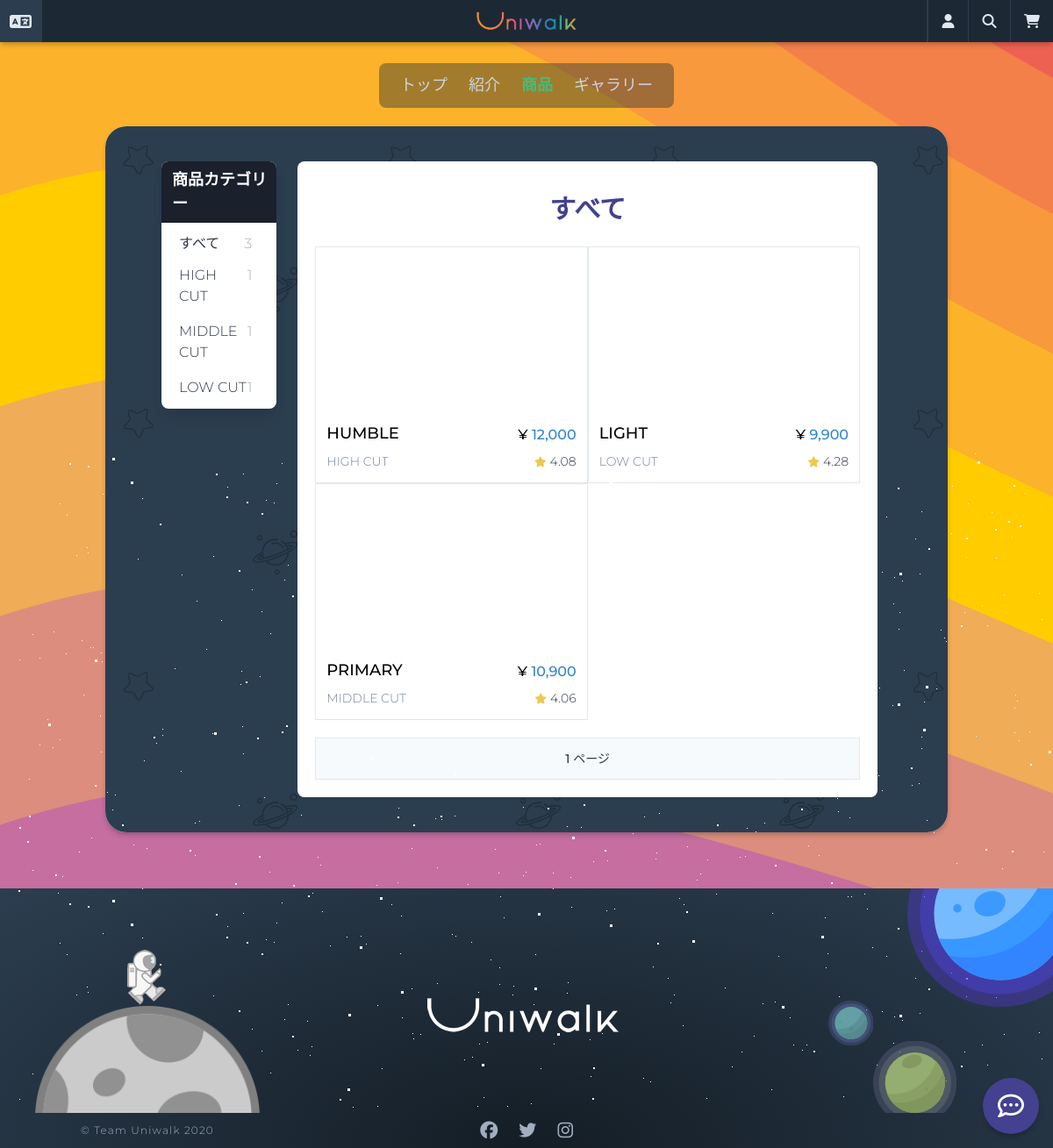
Screenshot of /products/list/ with the database file from the repository.
### products/models.py (models this page shows, shortened)
class Category(core_models.TimeStampedModel):
    product_type = models.CharField(_("商品タイプ名"), max_length=20)
    type_code = models.CharField(_("タイプコード"), max_length=2)
    class Meta:
        verbose_name = _("カテゴリー")
        verbose_name_plural = _("カテゴリー")
    def __str__(self):
        return self.product_type

class Product(core_models.TimeStampedModel):
    name = models.CharField(_("商品名"), max_length=50)
    category = models.ForeignKey(
        "Category",
        verbose_name=_("商品カテゴリー"),
        related_name="product",
        on_delete=models.CASCADE,
    )
    price = models.DecimalField(_("価格"), decimal_places=0, max_digits=6)
    description = models.TextField(_("詳細説明"))
    is_active = models.BooleanField(_("販売中"), null=False, default=True)
    product_number = models.CharField(
        _("番号"), max_length=40, default=create_product_code, blank=True, null=True
    )
    product_code = models.CharField(_("商品番号"), max_length=40, blank=True, null=True)
    def total_rating(self):
        all_reviews = self.reviews.all()
        all_ratings = 0
        if len(all_reviews) > 0:
            for review in all_reviews:
                all_ratings += review.rate
            return round(all_ratings / len(all_reviews), 2)
        return 0
    total_rating.short_description = _("評点")
    @property
    def first_image(self):
        try:
            (image,) = self.images.all()[:1]
            return image.image.url
        except ValueError:
            return None
    class Meta:
        ordering = ("-created",)
        verbose_name = _("商品")
        verbose_name_plural = _("商品")

class Image(core_models.TimeStampedModel):
    image = models.ImageField(_("イメージ"), upload_to="product_images")
    product = models.ForeignKey(
        "Product", verbose_name=_("商品"), related_name="images", on_delete=models.CASCADE
    )
    class Meta:
        verbose_name = _("商品イメージ")
        verbose_name_plural = _("商品イメージ")

### reviews/models.py (models this page shows, shortened)
class Review(core_models.TimeStampedModel):
    product = models.ForeignKey(
        "products.Product",
        verbose_name=_("商品"),
        related_name="reviews",
        on_delete=models.CASCADE,
    )
    user = models.ForeignKey(
        "users.User", verbose_name=_("ユーザー"), on_delete=models.CASCADE
    )
    title = models.CharField(_("タイトル"), max_length=50)
    text = models.TextField(_("本文"))
    rate = models.PositiveIntegerField(
        _("評点"), default=0, validators=[MaxValueValidator(5)]
    )
    class Meta:
        verbose_name = _("レビュー")
        verbose_name_plural = _("レビュー")

### products/views.py (the view)
# urls.py: path("list/", views.ProductListView.as_view(), name="list"),
class ProductListView(ListView):
    model = models.Product
    paginate_by = 9
    context_object_name = "products"
    extra_context = {
        "count": len(models.Product.objects.all()),
        "categories": models.Category.objects.all(),
    }
    template_name = "products/product-list.html"
    def get_queryset(self):
        if self.kwargs.get("pk"):
            return models.Product.objects.filter(
                category_id=self.kwargs.get("pk")
            ).order_by("-created")
        return models.Product.objects.all().order_by("-created")

### carts/context_processors.py (called while the page is built)
def counter(request):
    item_count = 0
    if "admin" in request.META["PATH_INFO"]:
        return {}
    else:
        try:
            cart = Cart.objects.get(session_key=_session_key(request))
            cart_items = CartItem.objects.all().filter(cart=cart, active=True)
            for cart_item in cart_items:
                item_count += cart_item.quantity
        except Cart.DoesNotExist:
            item_count = 0
    return dict(item_count=item_count)

### carts/views.py (called while the page is built)
def _session_key(request):
    cart = request.session.session_key
    if not cart:
        cart = request.session.create()
    return cart

### templates/products/product-list.html (shortened to what this page needs)
{% extends "base.html" %}
{% load i18n static humanize %}
{% block content %}
<div class="min-h-75vh rounded-xl mx-auto"
    style="background-image: url({% static 'images/pattern.svg' %}); background-repeat: repeat;">
    <div class="flex p-10">
        <div class="w-1/6 shadow-lg bg-white rounded-lg ml-6 mr-3 h-2/3">
            <h2 class="text-lg font-extrabold py-2 mb-1 pl-3 bg-gray-900 text-white rounded-t-lg capitalize">
                {% trans '商品カテゴリー' %}
            </h2>
            <ul class="px-4">
                <li class="flex justify-between py-2 text-base pr-3 p-1">
                    <a href="{% url 'products:list' %}" class="capitalize">{% trans 'すべて' %}</a>
                    <span class="text-gray-500">{{ count }}</span>
                </li>
                {% for category in categories %}
                <li class="flex justify-between mb-2 text-base pr-3 p-1">
                    <a href="{% url 'products:list-category' category.pk %}">{{ category }}</a>
                    <span class="text-gray-500">{{ category.product.all|length }}</span>
                </li>
                {% endfor %}
            </ul>
        </div>
        <div class="w-5/6 flex flex-wrap mr-10 ml-3 rounded-lg p-5 bg-white">
            <h2 class="w-full text-indigo-800 mt-3 mb-5 text-3xl text-center font-semibold uppercase">
                {% if '/category-1/' in request.path %}
                HIGH CUT
                {% elif '/category-2/' in request.path %}
                MIDDLE CUT
                {% elif '/category-3/' in request.path %}
                LOW CUT
                {% else %}
                {% trans 'すべて' %}
                {% endif %}
            </h2>
            {% if products %}
            {% for product in products %}
            {% include 'mixins/products/product-card.html' with product=product %}
            {% endfor %}
            <div
                class="flex h-12 items-center justify-center mx-auto container border border-gray-300 mt-5 bg-gray-100">
                <span class="mx-3 font-medium text-sm">
                </span>
            </div>
            {% else %}
            <p class="flex justify-center items-center font-semibold w-full h-50vh text-center text-2xl">
                <i class="fas fa-dizzy fa-2x text-teal-500"></i> <span class="ml-5">{% trans '商品が存在しません。' %}</span>
            </p>
            {% endif %}
        </div>
    </div>
</div>
{% endblock content %}

### templates/mixins/products/product-card.html
{% load humanize %}
<div class="xl:w-1/3 md:w-1/2 sm:w-full xs:w-full overflow-hidden border border-gray-300 bg-white wow fadeIn"
    style="height: 22.5vw;">
    <a href="{% url 'products:detail' product.pk %}">
        <div class="w-full h-2/3 bg-cover bg-center mb-2" style="background-image: url({{ product.first_image }});">
        </div>
        <div class="flex flex-col h-1/3 justify-center px-3">
            <div class="flex justify-between items-end mb-2 truncate">
                <div class="w-4/5 overflow-hidden flex">
                    <span class="text-lg text-black w-11/12 block overflow-hidden font-medium">{{ product.name }}</span>
                </div>
                <span class="text-blue-600 font-medium">
                    <span class="text-black">&yen;</span> {{ product.price|intcomma }}
                </span>
            </div>
            <div class="flex justify-between mb-2 truncate">
                <div class="w-4/5 overflow-hidden flex">
                    <span class="text-sm text-gray-600 block truncate">{{ product.category }}</span>
                </div>
                <span class="text-sm flex items-center">
                    <i class="fas fa-star text-xs text-yellow-500 mr-1"></i> {{ product.total_rating }}
                </span>
            </div>
        </div>
    </a>
</div>

### rows the page displays
Category: product_type "HIGH CUT", product.all|length "1"
Category: product_type "MIDDLE CUT", product.all|length "1"
Category: product_type "LOW CUT", product.all|length "1"
Product: name "HUMBLE", price "12,000", category "HIGH CUT", total_rating "4.08"
Product: name "LIGHT", price "9,900", category "LOW CUT", total_rating "4.28"
Product: name "PRIMARY", price "10,900", category "MIDDLE CUT", total_rating "4.06"

### other values shown
{{ count }} "3"
